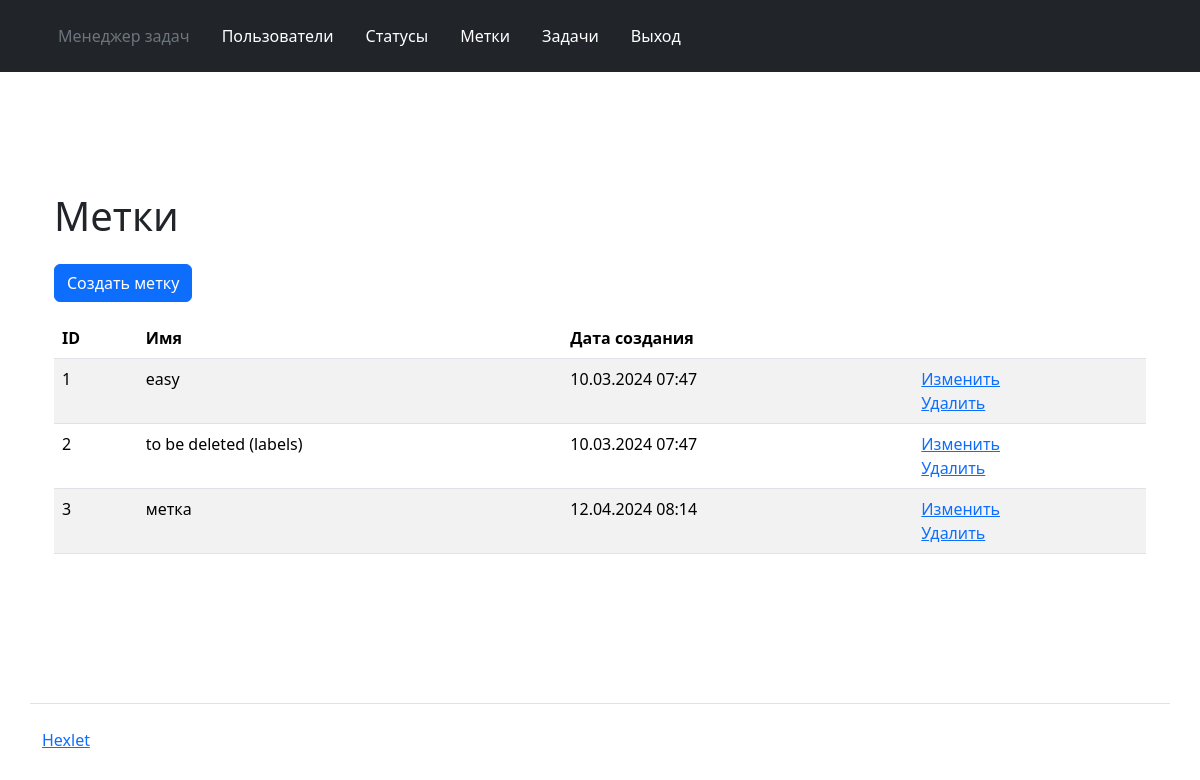
Screenshot of /labels/ (signed in) with the database file from the repository.
### task_manager/labels/models.py (models this page shows, shortened)
class Labels(models.Model):
    name = models.CharField(max_length=255, verbose_name=_('Name'))
    timestamp = models.DateTimeField("time_stamp", auto_now_add=True)

### task_manager/labels/views.py (the view)
# urls.py: path('', LabelView.as_view(), name='labels'),
class LabelView(CustomLoginRequiredMixin, ListView):
    model = Labels
    template_name = 'labels/labels.html'

### task_manager/templates/labels/labels.html (shortened to what this page needs)
{% extends 'layout.html' %}
{% load django_bootstrap5 %}
{% load i18n %}
{% block content %}
<div class="container wrapper flex-grow-1">
  <h1 class="my-4">
    {% trans "Labels" %}
  </h1>
  <a class="btn btn-primary mb-3" href="{% url 'label_create' %}">{% trans "Create label" %}</a>
  <table class="table table-striped">
    <thead>
      <tr>
        <th>ID</th>
        <th>{% trans "Name" %}</th>
        <th>{% trans "Creation date" %}</th>
        <th></th>
      </tr>
    </thead>
    <tbody>
      {% for labels_data in labels_list %}
      <tr>
        <td class="fw-normal">{{ labels_data.id }}</td>
        <td class="fw-normal">{{ labels_data.name}}</td>
        <td class="fw-normal">{{ labels_data.timestamp|date:"d.m.Y H:i"}}</td>
        <td>
          <a href="{% url 'label_update' labels_data.id %}">{% trans "Update" %} </a>
          <br>
          <a href="{% url 'label_delete' labels_data.id %}">{% trans "Delete" %} </a>
        </td>
      </tr>
      {% endfor %}
    </tbody>
  </table>
</div>
{% endblock %}

### rows the page displays
Labels: id "1", name "easy", timestamp "10.03.2024 07:47"
Labels: id "2", name "to be deleted (labels)", timestamp "10.03.2024 07:47"
Labels: id "3", name "метка", timestamp "12.04.2024 08:14"
